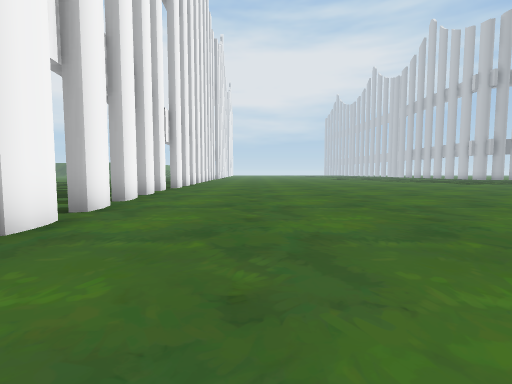
View 1 (above)

21 first-person views from a walk through a 3-D level made in the Unity game engine. The camera is 1.3 m above the floor, tilts 4° down and sees 85° across. The floor is counted in squares, 2 m on a side. Each view is taken from the middle of a square. On the plan, view 1 faces up. The plan holds only what a view shows up to about 9 squares ahead; the rest is blank. The place goes on beyond the plan. The player is left out. Some surface patterns are stand-ins.

View 2
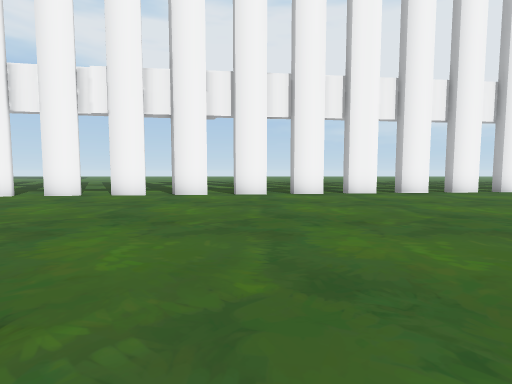

View 3
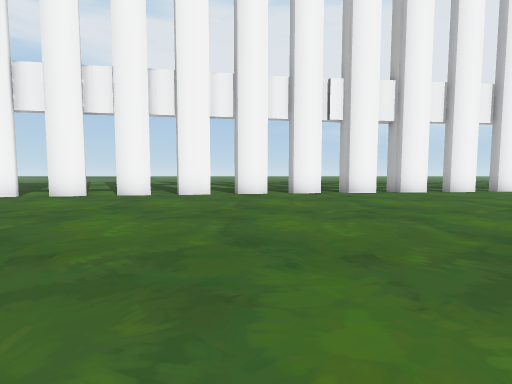

View 4
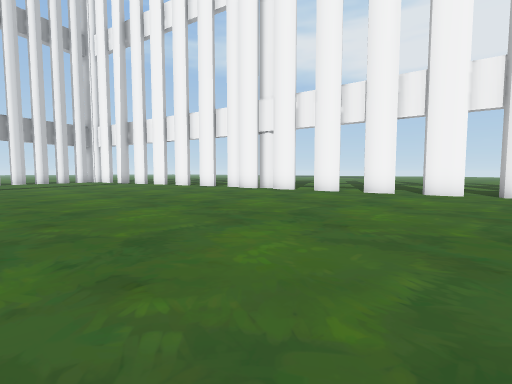

View 5
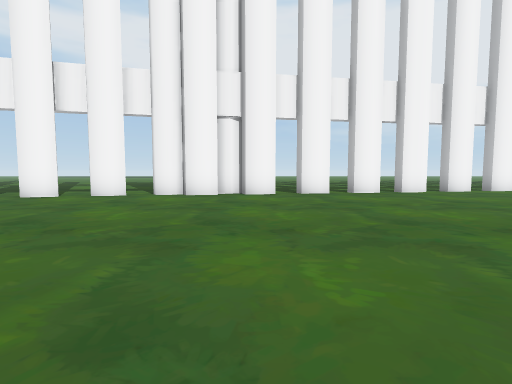

View 6
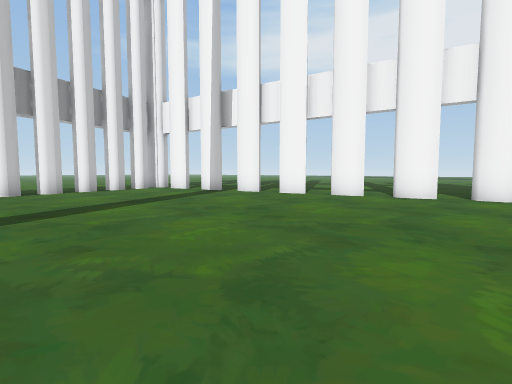

View 7
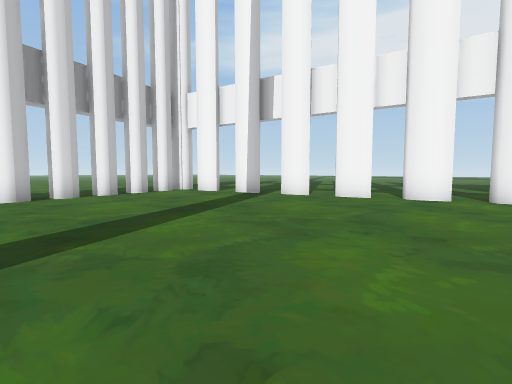

View 8
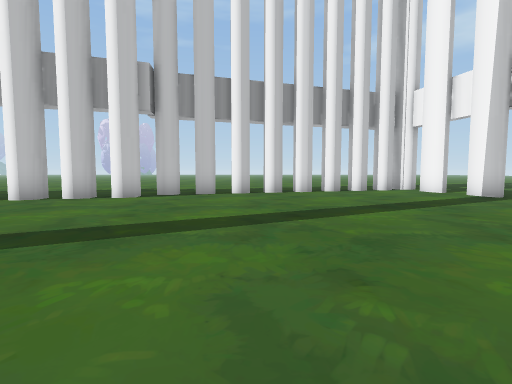

View 9
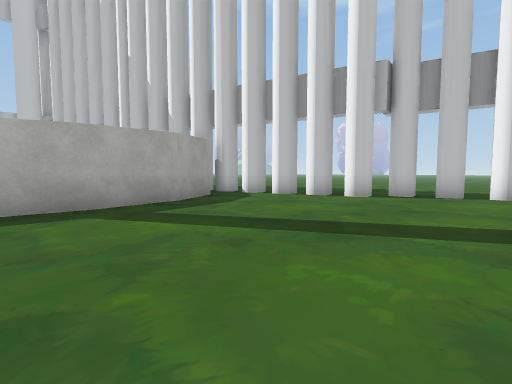

View 10
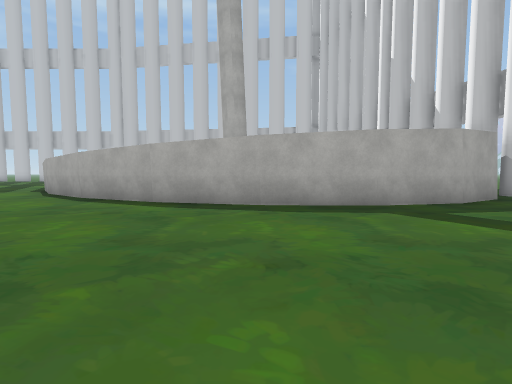

View 11
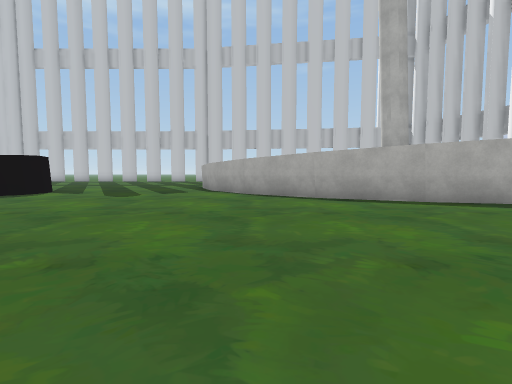

View 12
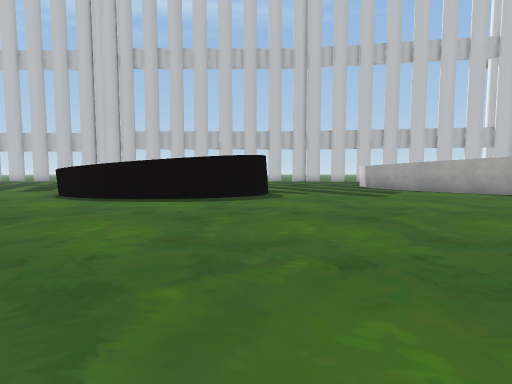

View 13
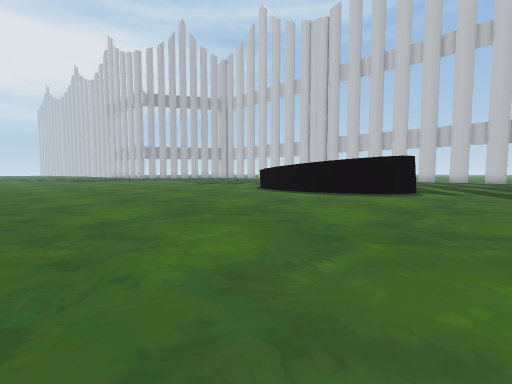

View 14
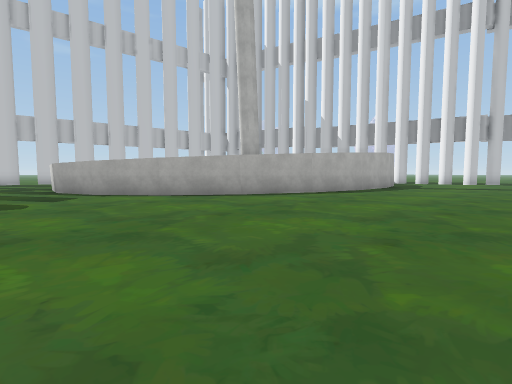

View 15
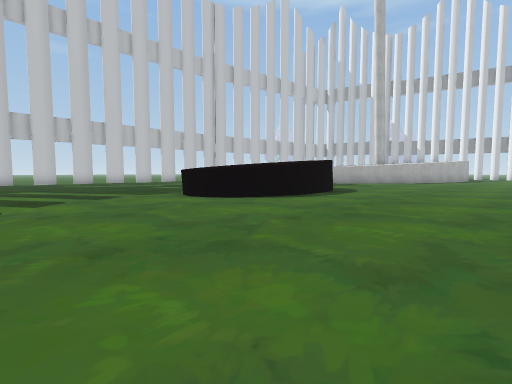

View 16
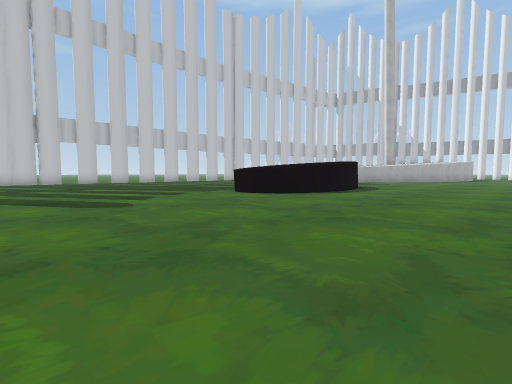

View 17
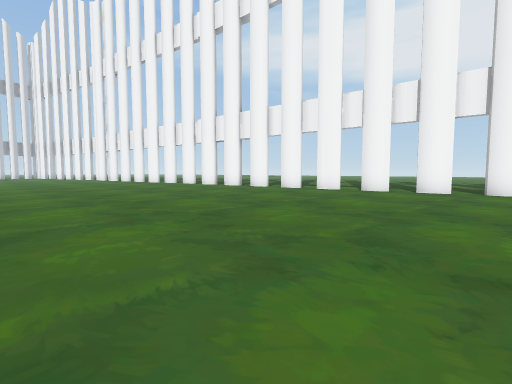

View 18
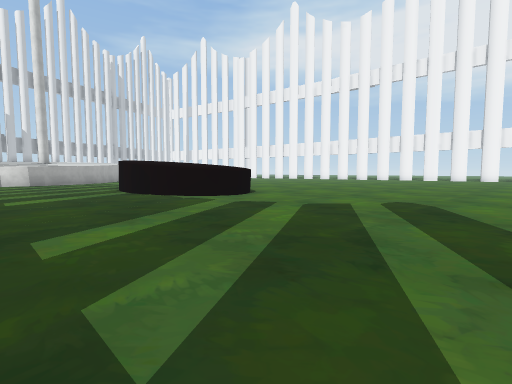

View 19
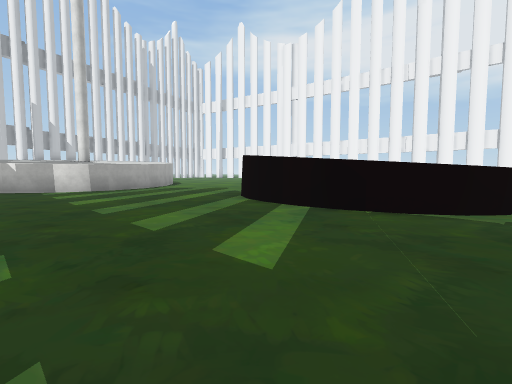

View 20
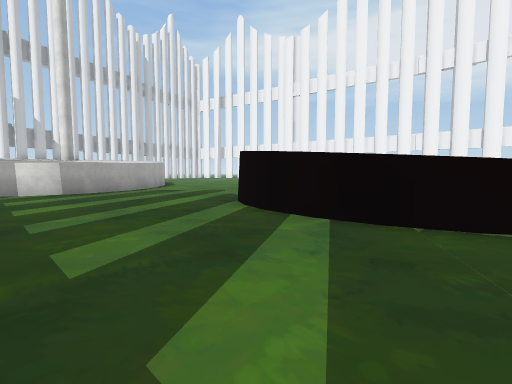

View 21
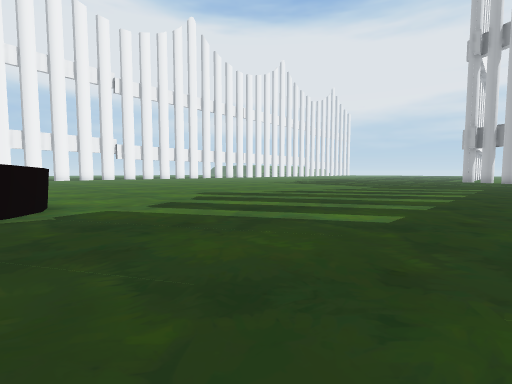

### Floor plan
Points are (right, up) in squares from view 1. A wall is a line through its corners. A room is listed if a view was taken in it or the views show most of it. See-through windows are left out.
Room 1 (views 1, 2, 3, 4, 5, 6, 7, 8, 9, 10, 11, 12, 13, 14, 15, 16, 17, 18, 19, 20, 21)
walls: (15.2, -2.1) (14.8, -1.1); (14.9, -1.2) (14.8, -0.1); (14.8, -0.2) (14.9, 0.9); (16.8, -3.4) (16.1, -3.2) (15.6, -2.8) (15.1, -2); (14.8, 0.6) (15.2, 1.7); (16.4, -9.7) (18.1, -8.4) (19.7, -7.7) (21.2, -7.9) (22.5, -8.7); (15.1, -11.5) (16.5, -9.6); (15.1, 1.5) (15.6, 2.3) (16.1, 2.8) (16.7, 2.9) (17.3, 2.8) (17.8, 2.3) (18.3, 1.5); (18.3, -2) (17.7, -2.8); (14.1, -13.8) (15.2, -11.4); (18.5, -1.1) (18.2, -2.1); (-1, -8.5) (-1, -9); (-1.6, -5.3) (-1.6, -5.8); (-1.6, -6.6) (-1.4, -7.1) (-1.4, -7.6); (18.6, -0.1) (18.5, -1.2); (-1.1, -8.8) (-1.1, -9.3); (-1.8, -4.9) (-1.7, -5.4); (-1.8, -3.5) (-1.8, -4.2); (-1.9, -3) (-1.8, -3.7); (-1, -10) (-0.9, -10.4); (18.5, 0.9) (18.6, -0.3); (-0.8, -10.4) (-0.8, -11); (18.2, 1.7) (18.5, 0.7); (-2, -1.8) (-2, -2.4); (-2.1, -1.4) (-2, -1.9); (-0.7, -11.6) (-0.5, -12.2); (-0.6, -12.1) (-0.5, -12.7); (13.5, -16.1) (14.1, -13.7); (-2.2, 0) (-2.2, -0.6); (-2.3, 0.4) (-2.2, -0.2); (-0.4, -13.4) (-0.3, -13.9); (-0.2, -13.7) (-0.1, -14.3); (-2.4, 1.7) (-2.4, 1.1); (-0.7, -14.4) (-0.5, -14.8); (-2.5, 2.1) (-2.4, 1.6); (-0.1, -15.1) (0, -15.5); (0, -15.4) (0.1, -16.1); (13.5, -18.4) (13.5, -16); (-2.6, 3.3) (-2.6, 2.8); (-0.1, -16.3) (-0.1, -16.9); (0.1, -17.6) (0.3, -18.1) (0.3, -18.5); (-2.8, 5.1) (-2.8, 4.6); (-2.8, 5.6) (-2.7, 5); (0.5, -19.3) (0.7, -19.7); (0.7, -19.6) (0.7, -20.2); (-3, 6.8) (-3, 6.2); (-3.2, 7.3) (-3, 6.7); (14.8, -21.9) (13.9, -20.4) (13.4, -18.3); (-3.2, 8.6) (-3.2, 8); (12.2, -23.8) (12.4, -23.6); (1.3, -22.5) (1.5, -22.9) (1.5, -23.4); (13.2, -23.7) (13.6, -23.4); (11.2, -24.7) (11.1, -24.2); (1.8, -24.4) (1.9, -25.1); (10.3, -25.7) (10.3, -25) (10.5, -24.8); (7.1, -26.1) (7.5, -25.9); (5, -26.8) (5.6, -26.4)
ways out: opening at (-3, 4); opening at (-3, 9.5); opening at (-2.3, 0); opening at (-1, -13); opening at (-1, -8); opening at (0, -19); opening at (2, -24); gap at (-3, 2.5); gap at (-3, 7); gap at (-2, -6); gap at (-2, -3); gap at (-1, -10); gap at (1, -22); gap at (2, -25); gap at (4, -27); gap at (7, -26)

Where each view was taken, in squares from view 1:
view 1: 0 up, 0 right, facing up
view 2: 0 up, 6 right, facing left
view 3: 7 down, 7 right, facing left
view 4: 7 down, 8 right, facing down-left
view 5: 14 down, 8 right, facing left
view 6: 16 down, 8 right, facing down-left
view 7: 18 down, 8 right, facing down-left
view 8: 17 down, 8 right, facing down
view 9: 17 down, 8 right, facing down-right
view 10: 16 down, 8 right, facing right
view 11: 10 down, 8 right, facing right
view 12: 3 down, 8 right, facing right
view 13: 6 down, 7 right, facing up-right
view 14: 6 down, 9 right, facing down-right
view 15: 7 up, 10 right, facing down-right
view 16: 9 up, 10 right, facing down-right
view 17: 9 up, 7 right, facing down-left
view 18: 9 up, 22 right, facing down-left
view 19: 3 up, 23 right, facing down-left
view 20: 2 up, 22 right, facing down-left
view 21: 2 up, 23 right, facing up-left
